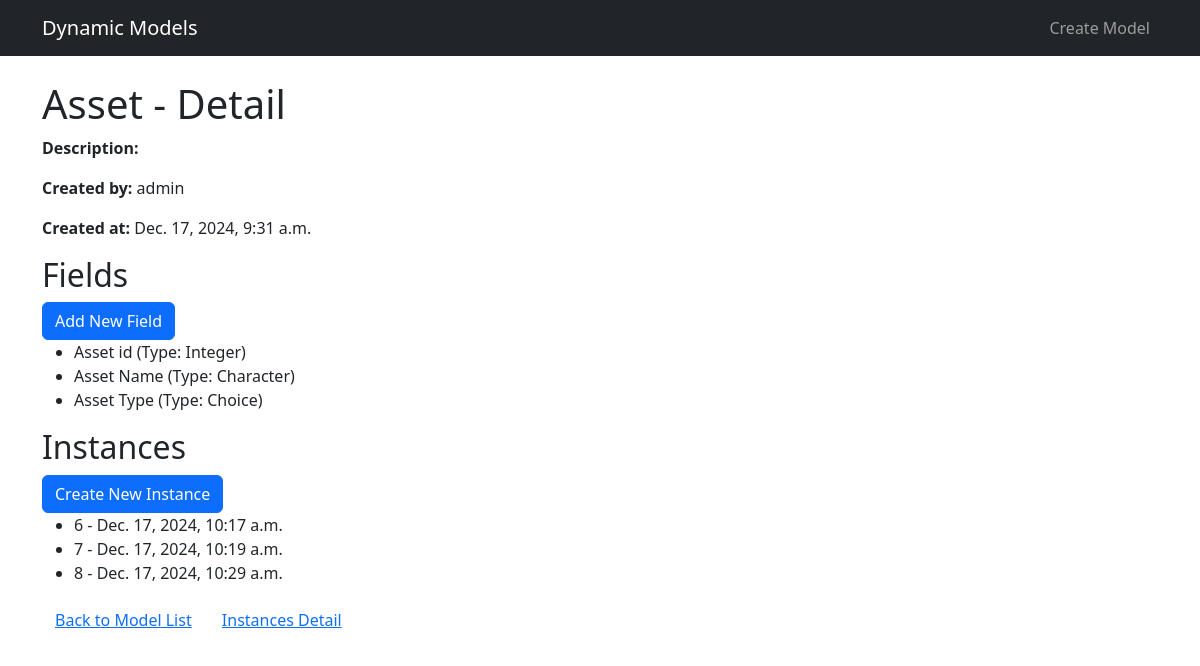
The app's page /models/2/ (signed in), older data.
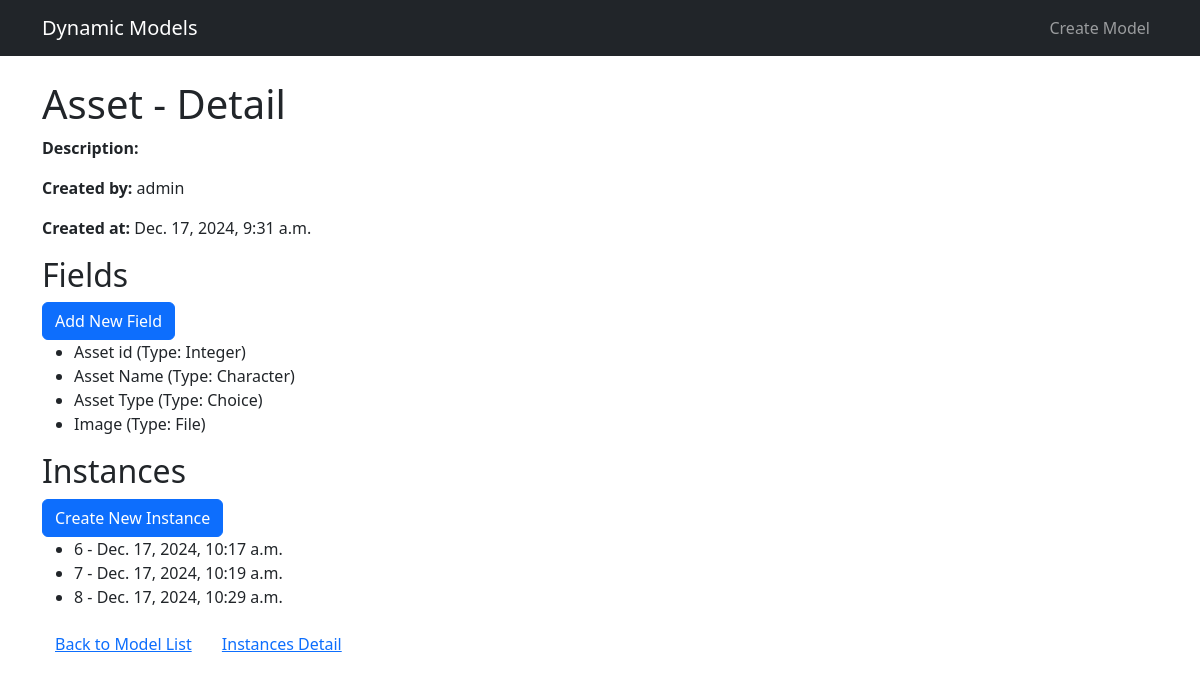
The same page, newer data.
### dynamic_app/models.py (models this page shows, shortened)
class DynamicField(models.Model):
    FIELD_TYPES = [
        ('char', 'Character'),
        ('text', 'Text'),
        ('int', 'Integer'),
        ('decimal', 'Decimal'),
        ('bool', 'Boolean'),
        ('date', 'Date'),
        ('datetime', 'DateTime'),
        ('file', 'File'),
        ('choice', 'Choice'),
    ]
    dynamic_model = models.ForeignKey(DynamicModel, on_delete=models.CASCADE, related_name='fields')
    name = models.CharField(max_length=100)
    display_name = models.CharField(max_length=100)
    field_type = models.CharField(max_length=20, choices=FIELD_TYPES)
    is_required = models.BooleanField(default=False)
    is_unique = models.BooleanField(default=True)
    is_readonly = models.BooleanField(default=False)
    display_order = models.IntegerField(default=0)
    created_by = models.ForeignKey(User, on_delete=models.CASCADE)
    created_at = models.DateTimeField(auto_now_add=True)
    updated_at = models.DateTimeField(auto_now=True)
    class Meta:
        ordering = ['display_order']
        unique_together = ['dynamic_model', 'name']

class DynamicModelInstance(models.Model):
    dynamic_model = models.ForeignKey(DynamicModel, on_delete=models.CASCADE)
    created_by = models.ForeignKey(User, on_delete=models.CASCADE)
    created_at = models.DateTimeField(auto_now_add=True)
    updated_at = models.DateTimeField(auto_now=True)
    data = models.JSONField()

### dynamic_app/views.py (the view)
# urls.py: path('models/<int:pk>/', views.model_detail, name='model_detail'),
@login_required
def model_detail(request, pk):
    model = get_object_or_404(DynamicModel, pk=pk, created_by=request.user)
    fields = model.fields.all()
    instances = DynamicModelInstance.objects.filter(dynamic_model=model)
    return render(request, 'dynamic_models/model_detail.html', {
        'model': model,
        'fields': fields,
        'instances': instances
    })

### dynamic_app/templates/dynamic_models/model_detail.html
{% extends 'base_generic.html' %}
{% block content %}
  <h1>{{ model.name }} - Detail</h1>
  <p><strong>Description:</strong> {{ model.description }}</p>
  <p><strong>Created by:</strong> {{ model.created_by }}</p>
  <p><strong>Created at:</strong> {{ model.created_at }}</p>
  <h2>Fields</h2>
  <a href="{% url 'field_create' model.pk %}" class="btn btn-primary">Add New Field</a>
  <ul>
    {% for field in fields %}
      <li>{{ field.display_name }} (Type: {{ field.get_field_type_display }})</li>
    {% empty %}
      <li>No fields added yet.</li>
    {% endfor %}
  </ul>
  <h2>Instances</h2>
  <a href="{% url 'instance_create' model.pk %}" class="btn btn-primary">Create New Instance</a>
  <ul>
    {% for instance in instances %}
      <li>{{ instance.pk }} - {{ instance.created_at }}</li>
    {% empty %}
      <li>No instances created yet.</li>
    {% endfor %}
  </ul>
  <a href="{% url 'model_list' %}" class="btn btn-link">Back to Model List</a>
  <a href="{% url 'instance_list' model_pk=model.pk %}" class="btn btn-link">Instances Detail </a>
{% endblock %}

Row changes from the older to the newer data that the page shows:
added DynamicField: display_name "Image", field_type "File"
